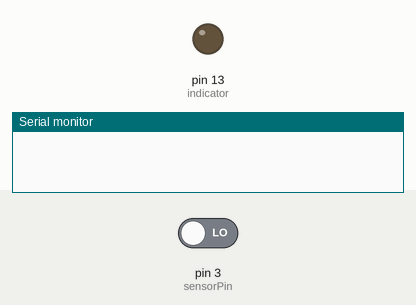
Simulated run of this sketch. Board: Arduino Uno, built with avr-gcc and run on an emulated ATmega328P. Parts: output pins drawn as LEDs (lit = HIGH), the last lines printed to the serial monitor. Inputs (shaded band) come from the test bench; at power-on: pin 3 (sensorPin) LOW.

Above: at 6.8 s.
6.9 s: pin 3 (sensorPin) driven HIGH
At 9.7 s:
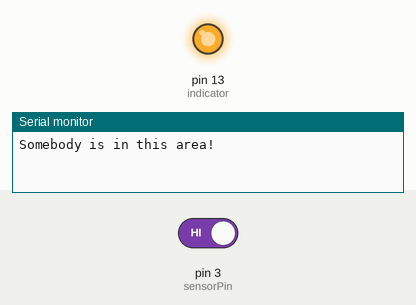
10.8 s: pin 3 (sensorPin) driven LOW
At 13.1 s:
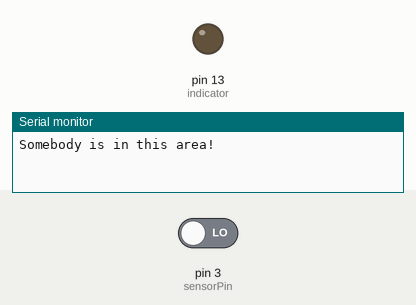
Timing chart, 0 to 14.6 s (numbered marks = the images above; inputs shaded):
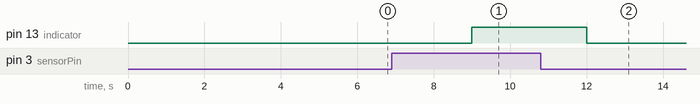

Measured:
- after the input at 6.9 s, pin 13 (indicator): LOW → HIGH after 2.1 s
- after the input at 10.8 s, pin 13 (indicator): HIGH → LOW after 1.2 s

The sketch:

Alarm.ino
```cpp
byte sensorPin = 3;
byte indicator = 13;
void setup()
{
  pinMode(sensorPin,INPUT);
  pinMode(indicator,OUTPUT);
  Serial.begin(9600);
}

void loop()
{
  byte state = digitalRead(sensorPin);
  digitalWrite(indicator,state);
  if(state == 1)Serial.println("Somebody is in this area!");
  else if(state == 0);
  delay(3000);
}
```
